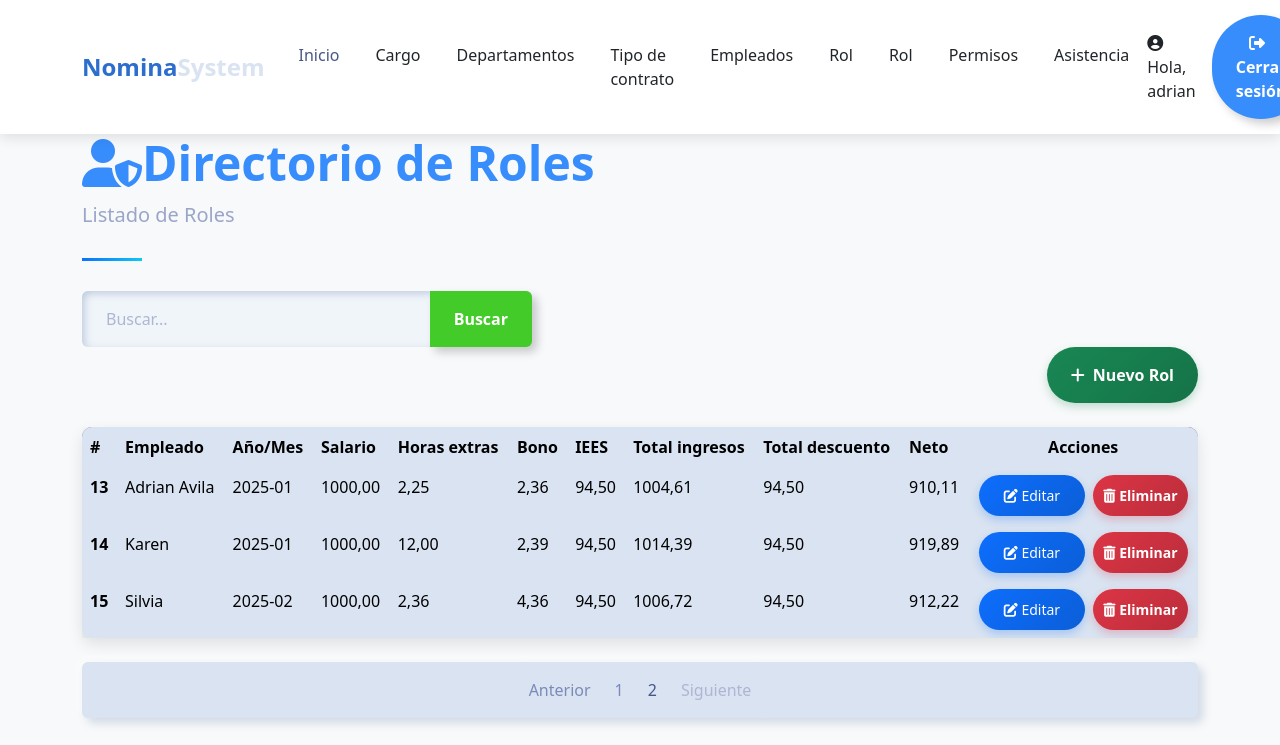
/payroll/list/payslips/?page=2 (signed in), run on the app's committed database.
### payroll/models.py (models this page shows, shortened)
class Payslip(models.Model):
    employee = models.ForeignKey(Employee, on_delete=models.CASCADE)
    year_month = models.IntegerField()#202501
    salary = models.DecimalField(max_digits=10, decimal_places=2, validators=[MinValueValidator(0.01)])
    overtime_hours = models.DecimalField(max_digits=10, decimal_places=2, validators=[MinValueValidator(0.01)])
    bonus = models.DecimalField(max_digits=10, decimal_places=2, validators=[MinValueValidator(0.01)])
    iess = models.DecimalField(max_digits=10, decimal_places=2, validators=[MinValueValidator(0.01)])
    tot_ing = models.DecimalField(max_digits=10, decimal_places=2, validators=[MinValueValidator(0.01)])
    tot_des = models.DecimalField(max_digits=10, decimal_places=2, validators=[MinValueValidator(0.01)])
    neto = models.DecimalField(max_digits=10, decimal_places=2, validators=[MinValueValidator(0.01)])
    def get_year_month_display(self):
        year = self.year_month // 100
        month = self.year_month % 100
        return f"{year}-{month:02d}"

class Employee(models.Model):
    SEX_CHOICES = [
        ('M', 'Masculino'),
        ('F', 'Femenino'),
        ]
    name = models.CharField(max_length=100)
    dni = models.CharField(max_length=10, unique=True)
    address = models.TextField()
    sex = models.CharField(max_length=1, choices=SEX_CHOICES)
    salary = models.DecimalField(max_digits=10, decimal_places=2, validators=[MinValueValidator(0.01)])
    position = models.ForeignKey(Position, on_delete=models.CASCADE)
    department = models.ForeignKey(Department,on_delete=models.CASCADE)
    contract_type = models.ForeignKey(ContractType,on_delete=models.CASCADE)

### payroll/views/payslip.py (the view)
# urls.py: path('list/payslips/', payslip.list_payslip, name='list_payslip'),
@login_required(login_url='sign_in')
def list_payslip(request):
    try:
        query=request.GET.get('search',None)
        if query:
            list_payslips=Payslip.objects.filter(Q(employee__name__icontains=query)|Q(year_month__icontains=query)|Q(salary__icontains=query) | Q(overtime_hours__icontains=query) | Q(bonus__icontains=query)  |Q(iess__icontains=query) | Q(tot_ing__icontains=query) | Q(tot_des__icontains=query) | Q(neto__icontains=query))
        else:
            list_payslips=Payslip.objects.all()
        context=paginator(request,list_payslips)
        return render(request,'payslip/list_payslip.html',context)
    except Exception as e:
        print(f"Error: {e}")
        return render(request,'payslip/list_payslip.html',{'error':'Error al buscar'})

### payroll/helpers/utilies.py (called while the page is built)
def paginator(request,objects):
    paginator=Paginator(objects,3)
    page_number=request.GET.get('page')
    registers=paginator.get_page(page_number)
    current_page = registers.number
    total_pages = paginator.num_pages
    pages_range = []
    for i in range(1, total_pages + 1):
        if abs(i - current_page) <= 2 or i == 1 or i == total_pages:
            pages_range.append(i)
    return {'registers': registers,'pages_range':pages_range,'current_page':current_page}

### template/payslip/list_payslip.html (shortened to what this page needs)
{% extends 'layout/base_nav.html' %}
{% load static %}
{% block extra_css %}
<link href="{% static 'css/tablestyle.css' %}" rel="stylesheet">
{% endblock %}
{% block content %}
<div class="container">
    <header class="page-header">
        <h1 class="display-5 fw-bold text-primary">
            <i class="fas fa-user-shield"></i>Directorio de Roles
        </h1>
        <p class="lead text-muted">Listado de Roles</p>
    </header>
    <form action="" style="max-width: 450px;">
        <div class="input-group">
            <input type="text" class="form-control" placeholder="Buscar..." name="search"
                value="{{ request.GET.search }}">
            <button class="btn btn-outline-success" data-bs-toggle="tooltip"
                data-bs-title="Escriba parte del apellido y click en buscar">
                Buscar
            </button>
        </div>
    </form>
    <div class="d-flex justify-content-end mb-4">
        <a class="btn btn-success" href="{% url 'payroll:create_payslip' %}" style="color: white;">
            <i class="fas fa-plus me-2"></i>Nuevo Rol
        </a>
    </div>
    <div class="card mb-4">
        <div class="card-body p-0">
            <div class="table-responsive">
                <table class="table table-hover mb-0">
                    <thead>
                        <tr>
                            <th scope="col">#</th>
                            <th scope="col">Empleado</th>
                            <th scope="col">Año/Mes</th>
                            <th scope="col">Salario</th>
                            <th scope="col">Horas extras</th>
                            <th scope="col">Bono</th>
                            <th scope="col">IEES</th>
                            <th scope="col">Total ingresos</th>
                            <th scope="col">Total descuento</th>
                            <th scope="col">Neto</th>
                            <th scope="col" class="text-center">Acciones</th>
                        </tr>
                    </thead>
                    <tbody>
                        {% for item in registers %}
                        <tr>
                            <th scope="row">{{ item.id }}</th>
                            <td>{{ item.employee.name }}</td>
                            <td>{{ item.get_year_month_display }}</td>
                            <td>{{ item.salary }}</td>
                            <td>{{ item.overtime_hours }}</td>
                            <td>{{ item.bonus }}</td>
                            <td>{{ item.iess }}</td>
                            <td>{{ item.tot_ing }}</td>
                            <td>{{ item.tot_des }}</td>
                            <td>{{ item.neto }}</td>
                            <td class="text-center">
                                <a href="{% url 'payroll:update_payslip' item.id %}" class="btn btn-sm btn-primary me-1"
                                    style="color: white;">
                                    <i class="fas fa-edit"></i> Editar
                                </a>
                                <a href="{% url 'payroll:delete_payslip' item.id %}" class="btn btn-sm btn-danger"
                                    style="color: white; padding: 10px;">
                                    <i class="fas fa-trash-alt"></i> Eliminar
                                </a>
                            </td>
                        </tr>
                        {% endfor %}
                    </tbody>
                </table>
            </div>
        </div>
    </div>
    {% include 'layout/paginator.html' %}
</div>
{% endblock %}

### template/layout/base_nav.html (shortened to what this page needs)
<!DOCTYPE html>
<html lang="es">
<head>
  {% load static %}
  <link href="{% static 'css/bootstrap.min.css' %}" rel="stylesheet">
  <link href="{% static 'css/home.css' %}" rel="stylesheet">
  <link href="https://cdnjs.cloudflare.com/ajax/libs/font-awesome/6.4.0/css/all.min.css" rel="stylesheet">
  {% block extra_css %}{% endblock %}
</head>
<body>
  <nav class="navbar navbar-expand-lg navbar-light bg-white sticky-top">
    <div class="container">
      <a class="navbar-brand" href="{% url 'home' %}">Nomina<span class="text-secondary">System</span></a>
      <div class="collapse navbar-collapse" id="navbarNav">
        <ul class="navbar-nav mx-auto">
          <li class="nav-item">
            <a class="nav-link active" href="{% url 'home' %}">Inicio</a>
          </li>
          {% if user.is_authenticated %}
              <li class="nav-item">
                <a class="nav-link" href="{% url 'payroll:list_positions' %}">Cargo</a>
              </li>
              <li class="nav-item">
                <a class="nav-link" href="{% url 'payroll:list_departments' %}">Departamentos</a>
              </li>
              <li class="nav-item">
                <a class="nav-link" href="{% url 'payroll:list_contract_types' %}">Tipo de contrato</a>
              </li>
              <li class="nav-item">
                <a class="nav-link" href="{% url 'payroll:list_employees' %}">Empleados</a>
              </li>
              <li class="nav-item">
                <a class="nav-link" href="{% url 'payroll:list_payslip' %}">Rol</a>
              </li>
                <li class="nav-item">
                <a class="nav-link" href="{% url 'payroll:list_payslip' %}">Rol</a>
              </li>
                <li class="nav-item">
                <a class="nav-link" href="{% url 'payroll:list_permisos' %}">Permisos</a>
              </li>
                <li class="nav-item">
                <a class="nav-link" href="{% url 'payroll:list_asistencia' %}">Asistencia</a>
              </li>
            </ul>
          <div class="d-flex align-items-center">
            <span class="text-dark me-3">
              <i class="fas fa-user-circle me-1"></i>
              Hola, {{ user.get_username }}
            </span>
            <a href="{% url 'payroll:sign_out' %}" class="btn btn-outline-primary">
              <i class="fas fa-sign-out-alt me-2"></i> Cerrar sesión
            </a>
          </div>
        {% else %}
          <a href="{% url 'sign_in' %}" class="btn btn-outline-success">
            <i class="fas fa-sign-in-alt me-2"></i> Iniciar sesión
          </a>
        {% endif %}
      </div>
    </div>
  </nav>
  {% block content %}
  {% endblock %}
</body>
</html>

### static/css/home.css (style rules this page uses)
:root { --primary-color: #2c6ecd; --secondary-color: #19b3b3; --accent-color: #f8f9fa; --dark-color: #212529; --text-color: #495057; }
body { font-family: 'Poppins', sans-serif; color: var(--text-color); overflow-x: hidden; }
.navbar { box-shadow: 0 2px 15px rgba(0, 0, 0, 0.1); padding: 15px 0; }
.navbar-brand { font-weight: 700; color: var(--primary-color); font-size: 1.5rem; }
.nav-link { font-weight: 500; color: var(--dark-color); margin: 0 10px; transition: all 0.3s ease; }
.nav-link:hover, .nav-link.active { color: var(--primary-color); }
.btn-primary { background-color: var(--primary-color); border-color: var(--primary-color); padding: 10px 25px; border-radius: 50px; font-weight: 500; transition: all 0.3s ease; }

### static/css/tablestyle.css (style rules this page uses)
body { background-color: #f8f9fa; font-family: 'Segoe UI', Tahoma, Geneva, Verdana, sans-serif; }
.navbar { background:white; box-shadow: 0 4px 12px rgba(0,0,0,0.1); }
.card { border-radius: 10px; box-shadow: 0 6px 15px rgba(0,0,0,0.1); transition: transform 0.3s, box-shadow 0.3s; }
.btn-primary { background: linear-gradient(135deg, #0d6efd, #0b5ed7); border: none; box-shadow: 0 4px 8px rgba(13, 110, 253, 0.25); transition: all 0.3s; }
.btn-success { background: linear-gradient(135deg, #198754, #157347); border: none; box-shadow: 0 4px 8px rgba(25, 135, 84, 0.25); transition: all 0.3s; }
.btn-danger { background: linear-gradient(135deg, #dc3545, #bb2d3b); border: none; box-shadow: 0 4px 8px rgba(220, 53, 69, 0.25); transition: all 0.3s; }
.table { border-radius: 10px; overflow: hidden; box-shadow: 0 5px 15px rgba(0,0,0,0.08); }
.table thead { background: linear-gradient(135deg, #6c757d, #495057); color: white; }
.table tbody tr { transition: background-color 0.3s; }
.page-header { position: relative; margin-bottom: 30px; padding-bottom: 15px; }
.page-header:after { content: ''; position: absolute; bottom: 0; left: 0; width: 60px; height: 3px; background: linear-gradient(135deg, #0d6efd, #0dcaf0); }

### data on the page
Payslip: id "13", employee.name "Adrian Avila", year_month "2025-01", salary "1000,00", overtime_hours "2,25", bonus "2,36", iess "94,50", tot_ing "1004,61", tot_des "94,50", neto "910,11"
Payslip: id "14", employee.name "Karen", year_month "2025-01", salary "1000,00", overtime_hours "12,00", bonus "2,39", iess "94,50", tot_ing "1014,39", tot_des "94,50", neto "919,89"
Payslip: id "15", employee.name "Silvia", year_month "2025-02", salary "1000,00", overtime_hours "2,36", bonus "4,36", iess "94,50", tot_ing "1006,72", tot_des "94,50", neto "912,22"

### other printed values
{{ user.get_username }} "adrian"
{{ page }} "1" "2"
